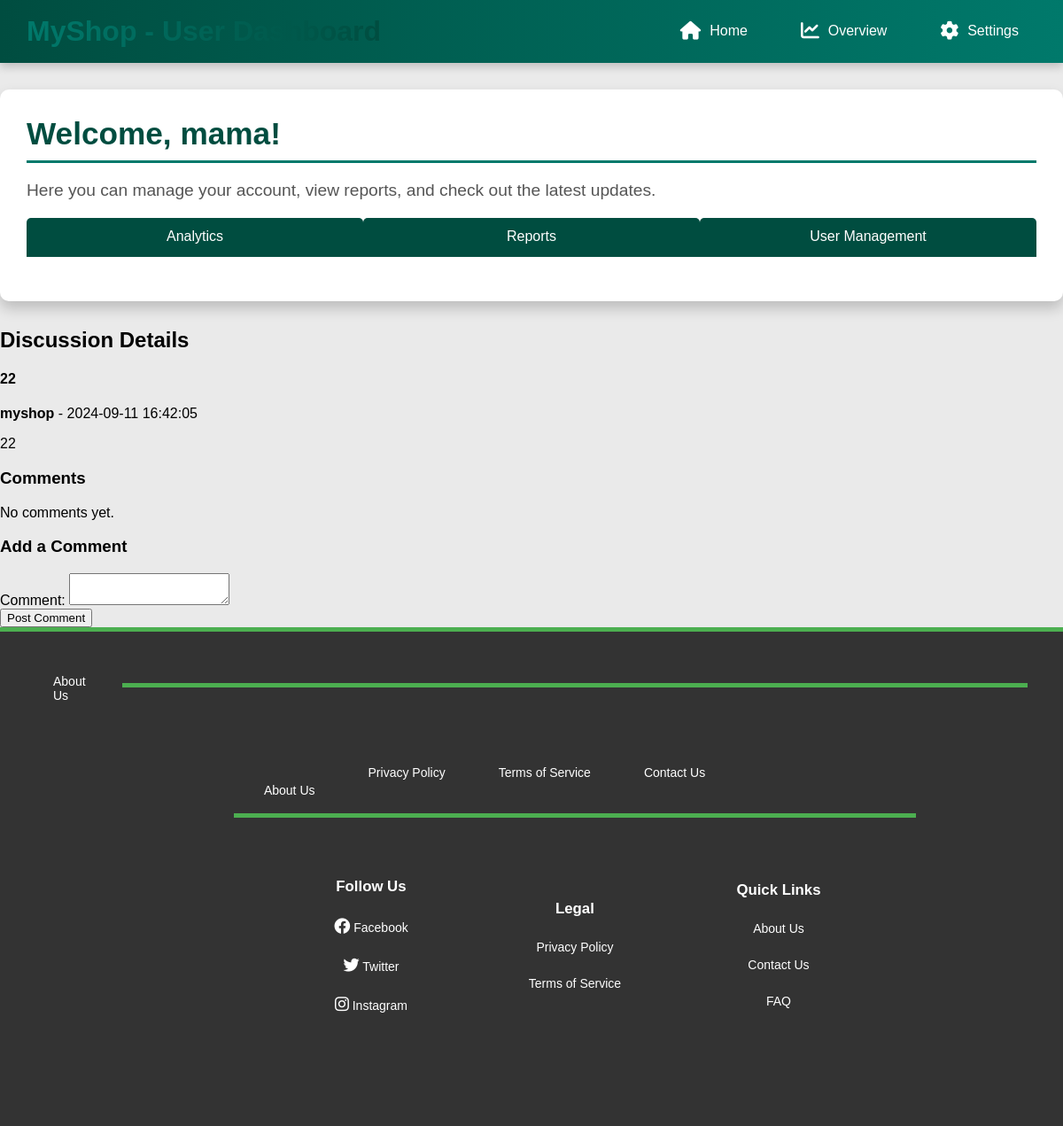
The page /discussion_view.php?id=1 (signed in) on the database its author committed.
### tables this page shows
CREATE TABLE `discussions` (
  `discussion_id` int(11) NOT NULL,
  `user_id` int(11) NOT NULL,
  `title` varchar(255) NOT NULL,
  `content` text NOT NULL,
  `created_at` timestamp NOT NULL DEFAULT current_timestamp(),
  `status` varchar(50) DEFAULT NULL,
  `retailer_id` int(11) DEFAULT NULL,
  `admin_id` int(11) DEFAULT NULL,
  `topic` varchar(255) DEFAULT NULL,
  `is_private` tinyint(1) NOT NULL DEFAULT 0,
  `passcode` varchar(255) DEFAULT NULL,
  `description` text DEFAULT NULL,
  `created_by` int(11) DEFAULT NULL,
  `max_participants` int(11) DEFAULT 250
);

CREATE TABLE `users` (
  `user_id` int(11) NOT NULL,
  `username` varchar(50) NOT NULL,
  `email` varchar(100) NOT NULL,
  `password` varchar(255) NOT NULL,
  `role_id` int(11) DEFAULT NULL,
  `created_at` timestamp NOT NULL DEFAULT current_timestamp(),
  `updated_at` timestamp NOT NULL DEFAULT current_timestamp() ON UPDATE current_timestamp(),
  `two_factor_enabled` tinyint(1) DEFAULT 0,
  `two_factor_secret` varchar(255) DEFAULT NULL,
  `profile_picture` varchar(255) DEFAULT NULL,
  `balance` decimal(10,2) DEFAULT 0.00
);

### discussion_view.php (the view, shortened to what this page needs)
<?php
require_once 'config.php';
function fetchComments($conn, $discussion_id) {
    $sql = "SELECT c.comment_id, c.content, c.created_at, u.username
            FROM comments c
            JOIN users u ON c.user_id = u.user_id
            WHERE c.discussion_id = ?
            ORDER BY c.created_at ASC";
    $stmt = $conn->prepare($sql);
    $stmt->bind_param("i", $discussion_id);
    if (!$stmt->execute()) {
        handleSqlError($stmt);
    }
    return $stmt->get_result();
}
function fetchDiscussion($conn, $discussion_id) {
    $sql = "SELECT d.discussion_id, d.title, d.content, d.created_at, d.status, u.username
            FROM discussions d
            JOIN users u ON d.user_id = u.user_id
            WHERE d.discussion_id = ?";
    $stmt = $conn->prepare($sql);
    $stmt->bind_param("i", $discussion_id);
    if (!$stmt->execute()) {
        handleSqlError($stmt);
    }
    return $stmt->get_result()->fetch_assoc();
}
$discussion_id = isset($_GET['id']) ? intval($_GET['id']) : 0;
if ($discussion_id > 0) {
    $discussion = fetchDiscussion($conn, $discussion_id);
    $comments = fetchComments($conn, $discussion_id);
} else {
    die("Invalid discussion ID.");
}
?>
<?php include 'dashboard_header.php'; ?>
<div class="discussion-container">
    <h2>Discussion Details</h2>
    <div class="discussion-item">
        <h4><?php echo htmlspecialchars($discussion['title']); ?></h4>
        <p><strong><?php echo htmlspecialchars($discussion['username']); ?></strong> - <?php echo htmlspecialchars($discussion['created_at']); ?></p>
        <p><?php echo nl2br(htmlspecialchars($discussion['content'])); ?></p>
    </div>
    <h3>Comments</h3>
    <?php if ($comments->num_rows > 0): ?>
        <?php while ($comment = $comments->fetch_assoc()): ?>
            <div class="comment-item">
                <p><strong><?php echo htmlspecialchars($comment['username']); ?></strong> - <?php echo htmlspecialchars($comment['created_at']); ?></p>
                <p><?php echo nl2br(htmlspecialchars($comment['content'])); ?></p>
            </div>
        <?php endwhile; ?>
    <?php else: ?>
        <p>No comments yet.</p>
    <?php endif; ?>
    <h3>Add a Comment</h3>
    <form action="discussion_view.php?id=<?php echo $discussion_id; ?>" method="POST">
        <div class="form-group">
            <label for="content">Comment:</label>
            <textarea id="content" name="content" required></textarea>
        </div>
        <button type="submit" name="post_comment" class="btn btn-primary">Post Comment</button>
    </form>
</div>
<?php include 'dashboard_footer.php'; ?>

### dashboard_header.php (style rules this page uses)
body { font-family: 'Arial', sans-serif; background-color: #eaeaea; margin: 0; padding: 0; box-sizing: border-box; }

### rows shown on the page
discussions: title "22", user.username "myshop", created_at "2024-09-11 16:42:05", content "22"

### other values the page prints
$username "mama"
